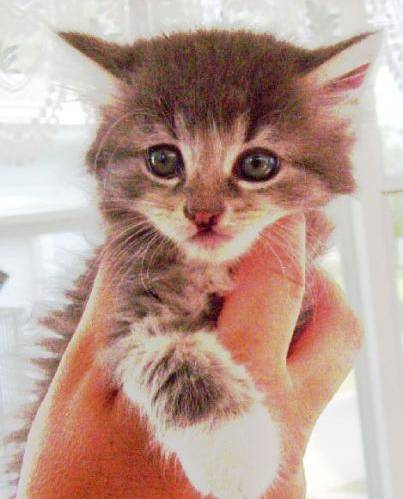
#> input picture PRODIGY_ML_03/images/cat/cat.100.jpg, 403 x 499 px; its folder holds only this picture in this run
$ jupyter execute --allow-errors ML_03.ipynb
#> lines starting #> are read from the running program, lines starting #| are printed output that depends on the picture
#> further down, img_array is the input picture: shape (499, 403, 3); mean R, G, B 188, 158.8, 147.9
#> `img_resized = resize(img_array, (150, 150, 3))`:
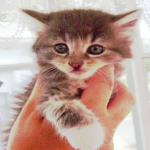
#> img_resized: shape (150, 150, 3) float64; mean R, G, B 0.737, 0.623, 0.58
<h1><center>Prodigy InfoTech</center></h1>
<h2><Center>TASK 3</Center></h2>
<h3><center>Submitted by: Ghaayathri Devi K</center></h3>
Implement a support vector machine (SVM) to classify images of cats and dogs from the Kaggle dataset.

[cell 1]
# General steps
# 1. Import the required libraries
# 2. Load the image and convert it to dataframe
# 3. Seperate input feature and targets
# 4. Split train and test values
# 5. Build and train model
# 6. Model evaluation
# 7. Prediction

[cell 2]
import pandas as pd
import os
from skimage.transform import resize
from skimage.io import imread
import numpy as np
import matplotlib.pyplot as plt
from sklearn import svm
from sklearn.model_selection import GridSearchCV
from sklearn.model_selection import train_test_split
from sklearn.metrics import accuracy_score
from sklearn.metrics import classification_report

[cell 3]
# Load the images and convert to dataframe

categories = ['cat', 'dog']
flat_data_arr = [] # input array
target_arr = [] # output array

data_dir = 'images/'

#> (a cell that did not finish here is left out)

#> (a cell that did not finish here is left out)

#> (a cell that did not finish here is left out)

#> (a cell that did not finish here is left out)

[cell 8]
# Defining the parameters grid for GridSearchCV
param_grid={'C':[0.1,1,10,100],
            'gamma':[0.0001,0.001,0.1,1],
            'kernel':['rbf','poly']}

# Creating a support vector classifier
svc=svm.SVC(probability=True)

# Creating a model using GridSearchCV with the parameters grid
model=GridSearchCV(svc,param_grid)

#> (a cell that did not finish here is left out)

#> (a cell that did not finish here is left out)

#> (a cell that did not finish here is left out)

[cell 12]
path='test_images/test_1.jpg'
img=imread(path)
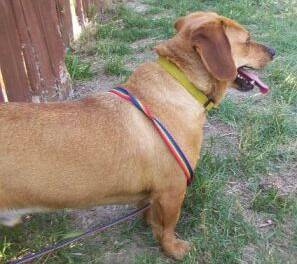
#> input picture PRODIGY_ML_03/test_images/test_1.jpg, 297 x 264 px
#> img is the input picture: shape (264, 297, 3); mean R, G, B 142, 130.6, 111.7
plt.imshow(img)
plt.show()
img_resize=resize(img,(150,150,3))
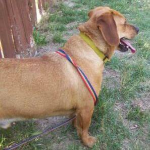
#> img_resize: shape (150, 150, 3) float64; mean R, G, B 0.557, 0.512, 0.438
l=[img_resize.flatten()]
#> (the rest of this cell did not finish here and is left out)

[cell 13]
path='test_images/test_2.jpg'
img=imread(path)
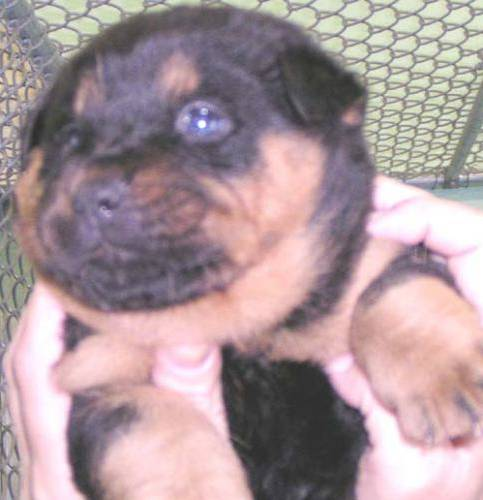
#> input picture PRODIGY_ML_03/test_images/test_2.jpg, 483 x 500 px
#> img is the input picture: shape (500, 483, 3); mean R, G, B 170.4, 150.4, 155
plt.imshow(img)
plt.show()
img_resize=resize(img,(150,150,3))
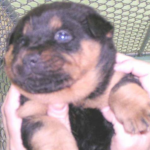
#> img_resize: shape (150, 150, 3) float64; mean R, G, B 0.668, 0.59, 0.608
l=[img_resize.flatten()]
#> (the rest of this cell did not finish here and is left out)

[cell 14]
path='test_images/test_3.jpg'
img=imread(path)
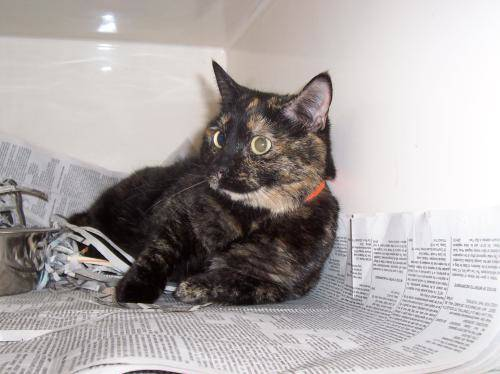
#> input picture PRODIGY_ML_03/test_images/test_3.jpg, 500 x 374 px
#> img is the input picture: shape (374, 500, 3); mean R, G, B 173.1, 167, 166.5
plt.imshow(img)
plt.show()
img_resize=resize(img,(150,150,3))
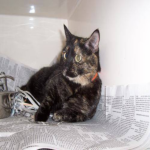
#> img_resize: shape (150, 150, 3) float64; mean R, G, B 0.679, 0.655, 0.653
l=[img_resize.flatten()]
#> (the rest of this cell did not finish here and is left out)

[cell 15]
path='test_images/test_4.jpg'
img=imread(path)
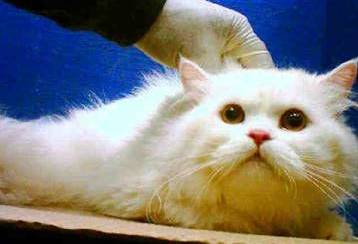
#> input picture PRODIGY_ML_03/test_images/test_4.jpg, 358 x 244 px
#> img is the input picture: shape (244, 358, 3); mean R, G, B 126.9, 126.3, 124.6
plt.imshow(img)
plt.show()
img_resize=resize(img,(150,150,3))
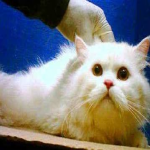
#> img_resize: shape (150, 150, 3) float64; mean R, G, B 0.498, 0.495, 0.489
l=[img_resize.flatten()]
#> (the rest of this cell did not finish here and is left out)
